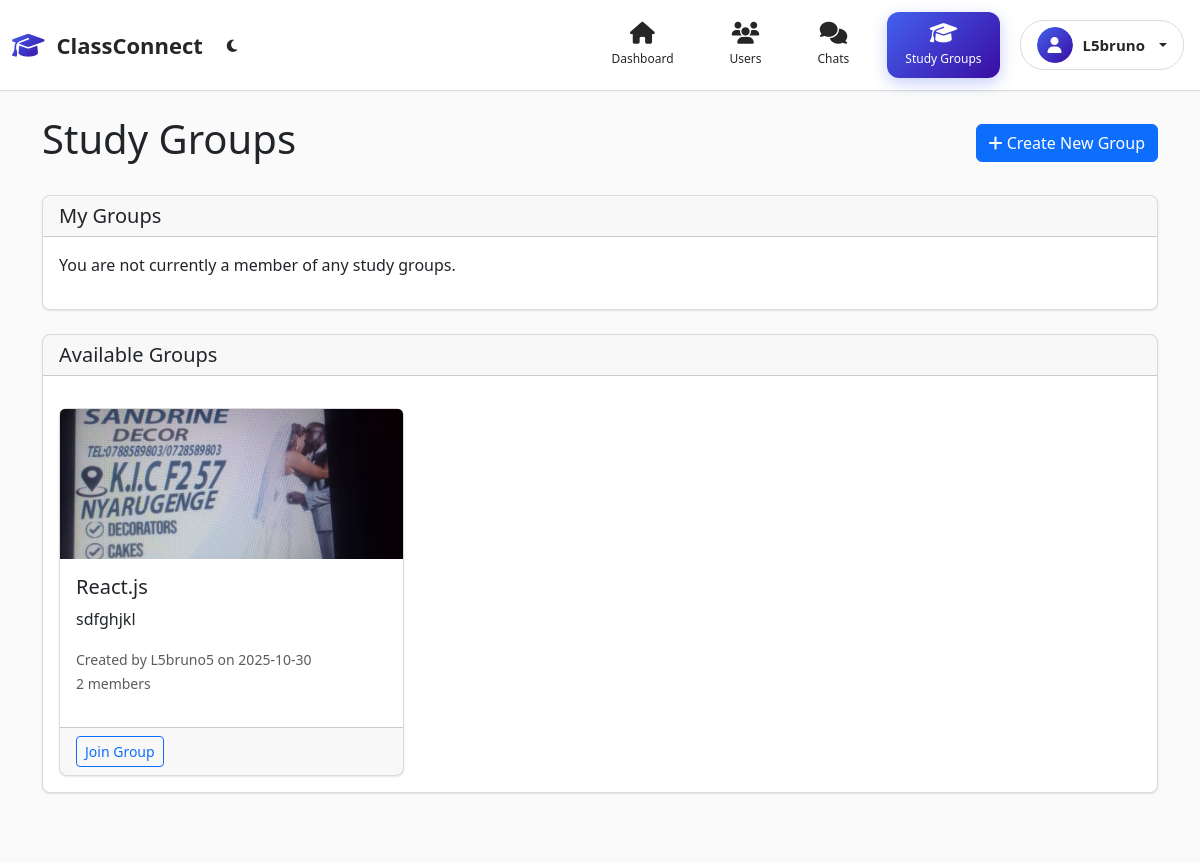
The page /study_groups (signed in) on the database its author committed.
### tables this page shows
CREATE TABLE users (
        id INTEGER PRIMARY KEY AUTOINCREMENT,
        username TEXT UNIQUE NOT NULL,
        password_hash TEXT NOT NULL,
        is_admin INTEGER DEFAULT 0,
        approved INTEGER DEFAULT 0
    , avatar TEXT DEFAULT '', last_seen TEXT DEFAULT '');

CREATE TABLE study_groups (
        id INTEGER PRIMARY KEY AUTOINCREMENT,
        name TEXT NOT NULL,
        description TEXT,
        created_by INTEGER NOT NULL,
        created_at TEXT DEFAULT CURRENT_TIMESTAMP, image_url TEXT DEFAULT '',
        FOREIGN KEY (created_by) REFERENCES users (id) ON DELETE CASCADE
    );

### app.py (the view)
@app.route('/study_groups')
@login_required
def study_groups():
    user = current_user()
    if not user:
        flash('User not found.', 'danger')
        return redirect(url_for('login'))
    db = get_db()
    cur = db.cursor()
    cur.execute('''
        SELECT sg.*, u.username as creator_name
        FROM study_groups sg
        JOIN users u ON sg.created_by = u.id
        WHERE sg.id IN (SELECT group_id FROM study_group_members WHERE user_id = ?)
        ORDER BY sg.created_at DESC
    ''', (user['id'],))
    member_groups = cur.fetchall()
    cur.execute('''
        SELECT sg.*, u.username as creator_name,
               (SELECT COUNT(*) FROM study_group_members WHERE group_id = sg.id) as member_count
        FROM study_groups sg
        JOIN users u ON sg.created_by = u.id
        WHERE sg.id NOT IN (SELECT group_id FROM study_group_members WHERE user_id = ?)
        ORDER BY sg.created_at DESC
    ''', (user['id'],))
    available_groups = cur.fetchall()
    return render_template('study_groups.html',
                         member_groups=member_groups,
                         available_groups=available_groups)

### app.py (called while the page is built)
def get_db():
    db = getattr(g, '_database', None)
    if db is None:
        db = g._database = sqlite3.connect(DB_PATH)
        db.row_factory = sqlite3.Row
    return db

@app.teardown_appcontext
def close_connection(exception):
    db = getattr(g, '_database', None)
    if db is not None:
        db.close()

def get_user_by_id(user_id):
    if not user_id:
        return None
    db = get_db()
    cur = db.cursor()
    cur.execute('SELECT * FROM users WHERE id = ?', (user_id,))
    return cur.fetchone()

def current_user():
    user_id = session.get('user_id')
    if not user_id:
        return None
    return get_user_by_id(user_id)

def login_required(f):
    @wraps(f)
    def decorated_function(*args, **kwargs):
        if not current_user():
            flash('Please log in to access this page.', 'warning')
            return redirect(url_for('login'))
        return f(*args, **kwargs)
    return decorated_function

### templates/study_groups.html (shortened to what this page needs)
{% extends "base.html" %}
{% block content %}
<div class="container mt-4">
    <div class="d-flex justify-content-between align-items-center mb-4">
        <h1>Study Groups</h1>
        <a href="{{ url_for('create_study_group') }}" class="btn btn-primary">
            <i class="fas fa-plus"></i> Create New Group
        </a>
    </div>
    <div class="card mb-4">
        <div class="card-header">
            <h5 class="mb-0">My Groups</h5>
        </div>
        <div class="card-body">
            {% if member_groups %}
                <div class="row">
                    {% for group in member_groups %}
                        <div class="col-md-6 col-lg-4 mb-3">
                            <div class="card h-100">
                                {% if group.image_url %}
                                    <img src="{{ group.image_url }}" class="card-img-top" alt="{{ group.name }}" style="height: 150px; object-fit: cover;">
                                {% endif %}
                                <div class="card-body">
                                    <h5 class="card-title">{{ group.name }}</h5>
                                    <p class="card-text">{{ group.description or 'No description provided.' }}</p>
                                    <small class="text-muted">
                                        Created by {{ group.creator_name }} on {{ group.created_at[:10] }}
                                    </small>
                                </div>
                                <div class="card-footer">
                                    <a href="{{ url_for('study_group_detail', group_id=group.id) }}" class="btn btn-primary btn-sm">
                                        View Group
                                    </a>
                                </div>
                            </div>
                        </div>
                    {% endfor %}
                </div>
            {% else %}
                <p>You are not currently a member of any study groups.</p>
            {% endif %}
        </div>
    </div>
    <div class="card">
        <div class="card-header">
            <h5 class="mb-0">Available Groups</h5>
        </div>
        <div class="card-body">
            {% if available_groups %}
                <div class="row">
                    {% for group in available_groups %}
                        <div class="col-md-6 col-lg-4 mb-3">
                            <div class="card h-100">
                                {% if group.image_url %}
                                    <img src="{{ group.image_url }}" class="card-img-top" alt="{{ group.name }}" style="height: 150px; object-fit: cover;">
                                {% endif %}
                                <div class="card-body">
                                    <h5 class="card-title">{{ group.name }}</h5>
                                    <p class="card-text">{{ group.description or 'No description provided.' }}</p>
                                    <small class="text-muted">
                                        Created by {{ group.creator_name }} on {{ group.created_at[:10] }}<br>
                                        {{ group.member_count }} member{{ 's' if group.member_count != 1 else '' }}
                                    </small>
                                </div>
                                <div class="card-footer">
                                    <form method="POST" action="{{ url_for('join_study_group', group_id=group.id) }}">
                                        <button type="submit" class="btn btn-outline-primary btn-sm">
                                            Join Group
                                        </button>
                                    </form>
                                </div>
                            </div>
                        </div>
                    {% endfor %}
                </div>
            {% else %}
                <p>There are no available groups to join at this time.</p>
            {% endif %}
        </div>
    </div>
</div>
{% endblock %}

### templates/base.html (shortened to what this page needs)
<!doctype html>
<html lang="en" data-theme="light">
  <head>
    <link href="https://cdn.jsdelivr.net/npm/bootstrap@5.3.3/dist/css/bootstrap.min.css" rel="stylesheet">
    <link href="https://cdnjs.cloudflare.com/ajax/libs/font-awesome/6.4.0/css/all.min.css" rel="stylesheet">
    <link href="/static/css/style.css" rel="stylesheet">
  </head>
  <body>
    <nav class="navbar navbar-expand-lg navbar-classconnect">
      <div class="container-fluid">
        <a class="navbar-brand" href="/">
          <div class="brand-logo">
            <i class="fas fa-graduation-cap"></i>
            <span>ClassConnect</span>
          </div>
        </a>
        <div class="theme-toggle me-3">
          <button id="themeToggle" class="btn btn-sm btn-outline-secondary rounded-circle">
          </button>
        </div>
        <div class="collapse navbar-collapse" id="nav">
          <ul class="navbar-nav ms-auto align-items-center">
            {% if session.user_id %}
            <li class="nav-item">
              <a class="nav-link" href="/dashboard">
                <div class="nav-icon">
                  <i class="fas fa-home"></i>
                  <span class="nav-label">Dashboard</span>
                </div>
              </a>
            </li>
            <li class="nav-item">
              <a class="nav-link" href="/users">
                <div class="nav-icon">
                  <i class="fas fa-users"></i>
                  <span class="nav-label">Users</span>
                </div>
              </a>
            </li>
            <li class="nav-item">
              <a class="nav-link" href="/users">
                <div class="nav-icon">
                  <i class="fas fa-comments"></i>
                  <span class="nav-label">Chats</span>
                </div>
              </a>
            </li>
            <li class="nav-item">
              <a class="nav-link" href="/study_groups">
                <div class="nav-icon">
                  <i class="fas fa-graduation-cap"></i>
                  <span class="nav-label">Study Groups</span>
                </div>
              </a>
            </li>
            <li class="nav-item dropdown">
              <a class="nav-link dropdown-toggle user-dropdown" href="#" id="userMenu" role="button" data-bs-toggle="dropdown" aria-expanded="false">
                <div class="user-avatar-nav">
                  {% if user and user.avatar %}
                  <img src="{{ user.avatar }}" alt="{{ session.username }}">
                  {% else %}
                  <div class="avatar-placeholder">
                    <i class="fas fa-user"></i>
                  </div>
                  {% endif %}
                </div>
                <span class="username">{{ session.username }}</span>
              </a>
            </li>
            {% endif %}
          </ul>
        </div>
      </div>
    </nav>
    <main class="main-content">
      {% block content %}{% endblock %}
    </main>
  </body>
</html>

### static/css/style.css (style rules this page uses)
body { padding-bottom: 40px; background-color: #fafafa; }
.card { box-shadow: 0 1px 2px rgba(0,0,0,0.1); border: 1px solid #dbdbdb; border-radius: 8px; }
.navbar-brand { font-weight: 700; }
.container .card { margin-top: 1rem; }

### templates/base.html (style rules this page uses)
:root { --cc-primary: #fafafa; --cc-secondary: #ffffff; --cc-accent: #7209b7; --cc-success: #4cc9f0; --cc-warning: #f72585; --cc-light: #f8f9fa; --cc-dark: #212529; --cc-text: #262626; --cc-text-light: #8e8e8e; --cc-border: #dbdbdb; --cc-gradient: linear-gradient(135deg, #4361ee, #3a0ca3); --cc-card-shadow: 0 1px 2px rgba(0, 0, 0, 0.1); --cc-transition: all 0.3s cubic-bezier(0.25, 0.8, 0.25, 1); }
.theme-toggle { display: flex; align-items: center; }
#themeToggle { border: none; background: transparent; color: var(--cc-text); transition: var(--cc-transition); }
.navbar-classconnect { background: var(--cc-secondary) !important; border-bottom: 1px solid var(--cc-border); padding: 12px 0; box-shadow: 0 1px 2px rgba(0, 0, 0, 0.05); position: sticky; top: 0; z-index: 1000; backdrop-filter: blur(10px); }
.brand-logo { display: flex; align-items: center; gap: 12px; font-weight: 800; font-size: 22px; color: var(--cc-text); text-decoration: none; transition: var(--cc-transition); }
.brand-logo i { background: var(--cc-gradient); -webkit-background-clip: text; -webkit-text-fill-color: transparent; background-clip: text; font-size: 26px; }
.navbar-nav { gap: 12px; }
.nav-link { color: var(--cc-text) !important; padding: 10px 18px !important; border-radius: 12px; transition: var(--cc-transition); margin: 0 4px; font-weight: 500; position: relative; overflow: hidden; }
.nav-link::before { content: ''; position: absolute; top: 0; left: 0; width: 100%; height: 100%; background: var(--cc-gradient); opacity: 0; transition: var(--cc-transition); z-index: -1; border-radius: 12px; }
.nav-link.active { background: var(--cc-gradient); color: white !important; box-shadow: 0 5px 15px rgba(67, 97, 238, 0.3); }
.nav-icon { display: flex; flex-direction: column; align-items: center; gap: 6px; font-size: 13px; }
.nav-icon i { font-size: 22px; transition: var(--cc-transition); }
.nav-label { font-size: 12px; font-weight: 500; transition: var(--cc-transition); }
.user-dropdown { display: flex !important; align-items: center; gap: 10px; padding: 6px 16px !important; border-radius: 24px; border: 1px solid var(--cc-border); transition: var(--cc-transition); background: rgba(255, 255, 255, 0.7); backdrop-filter: blur(10px); }
.user-avatar-nav { width: 36px; height: 36px; border-radius: 50%; overflow: hidden; position: relative; transition: var(--cc-transition); }
.avatar-placeholder { width: 100%; height: 100%; background: var(--cc-gradient); border-radius: 50%; display: flex; align-items: center; justify-content: center; color: white; font-size: 16px; }
.username { font-weight: 600; font-size: 15px; color: var(--cc-text); }
.main-content { background: var(--cc-primary); min-height: calc(100vh - 80px); padding-bottom: 2rem; }
* { transition: background-color 0.3s, border-color 0.3s; }

### rows shown on the page
users: username "L5bruno"
study_groups: image_url (picture), name "React.js", description "sdfghjkl", creator_name "L5bruno5", created_at "2025-10-30", member_count "2", member_count "s"
